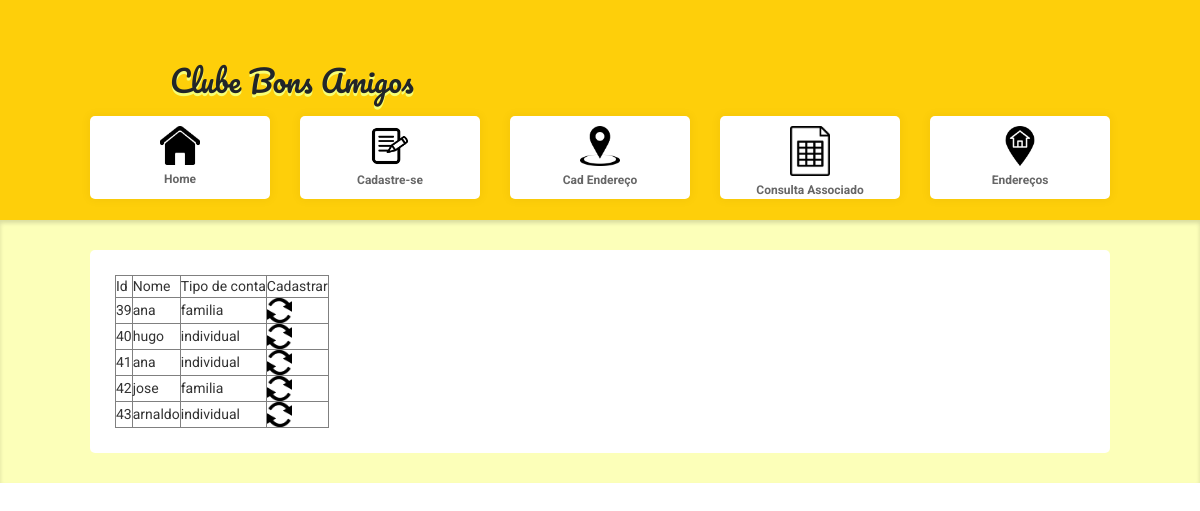
The app's page /trabalho/cadendereço.php with its own data.
### tables this page shows
CREATE TABLE `dados_usario` (
  `id` int(11) NOT NULL,
  `nome` varchar(220) NOT NULL,
  `email` varchar(220) NOT NULL,
  `tipo_de_conta` varchar(200) NOT NULL,
  `valor_mensalidade` int(200) NOT NULL
);

### trabalho/cadendereço.php (the view, shortened to what this page needs)
<!DOCTYPE html>
<html>
<head>
	<link rel="stylesheet" href="assets/css/style.css?<?= filectime('assets/css/style.css'); ?>">
	<link rel="stylesheet" href="https://stackpath.bootstrapcdn.com/bootstrap/4.5.0/css/bootstrap.min.css">
</head>
<body>
	<div id="all">
		<header>
			<div id="center">
				<div class="logo">
					<span>Clube Bons Amigos</span>
				</div>
				<ul>
					<a href="index.html">
						<li style="margin-left: 0;">
							<img src="assets/img/icon-home.png" alt="">
							<span>Home</span>
						</li>
					</a>
                    <a href="form.html">
						<li>
							<img src="assets/img/icon-1.png" alt="">
							<span>Cadastre-se</span>
						</li>
					</a>
					<a href="cadendereço.php">
						<li>
							<img src="assets/img/icon-endereço.png" alt="">
							<span>Cad Endereço</span>
						</li>
					</a>
					<a href="consulta.php" >
						<li>
							<img src="assets/img/icon-2.png" alt="">
							<span>Consulta Associado</span>
						</li>
					</a>
					<a href="endereco.php" >
						<li>
							<img src="assets/img/icon-3.png" alt="">
							<span>Endereços</span>
						</li>
					</a>
				</ul>
			</div>
		</header>
		<div class="bg">
			<div id="center">
				<div class="content">
                <?php
						require("conexao.php");
						$sql = "select * from dados_usario";
						$resultado = mysqli_query($conexao, $sql);
	echo"<table border='1'>";
	echo "<tr> 	<td> Id </td>
					<td> Nome </td>
					<td> Tipo de conta</td>
					<td> Cadastrar</td>
			</tr>";
	while($row = mysqli_fetch_array($resultado)) {
		echo "<tr> 	<td>".$row["id"]."</td>
					<td>".$row["nome"]."</td>
					<td>".$row["tipo_de_conta"]."</td>
					<td><a href='casa.php?id=".$row["id"]."'><img height='25px' width='25px' src='ede.icon.png'></a> </td>
</tr>"
		;
	}
    ?>
	</div>
</body>
</html>

### trabalho/assets/css/style.css (style rules this page uses)
* { margin: 0; padding: 0; }
a { text-decoration: none;color: inherit; }
div, ul, li, p { list-style: none; box-sizing: border-box; }
body { background: #E9EBEE; font-family: 'Roboto' !important; }
#center { width: 1020px; float: none; margin: 0 auto; position: relative; }
.logo { float: left; -webkit-touch-callout: none; -webkit-user-select: none; -khtml-user-select: none; -moz-user-select: none; -ms-user-select: none; user-select: none; }
.logo span { font-size: 30px; margin-top: 58px; float: left; font-family: 'Pacifico', cursive; text-shadow: 0 3px 0 #F6FE74; }
#all { width: 100%; height: 100%; position: absolute; }
#all header { width: 100%; height: 220px; float: left; background: rgba(254, 207, 10, 1); }
#all ul { width: 100%; float: left; margin-bottom: 40px; margin-top: 13px; }
#all ul li { width: calc((100% - 120px) / 5); height: 83px; background: #FFF; float: left; margin-left: 30px; border-radius: 5px; box-shadow: 0 0 8px 3px rgba(0,0,0,0.03); transition: .2s; cursor: pointer; }
#all ul li img { width: 40px; margin-left: calc(50% - 20px); margin-top: 10px; float: left; }
#all ul li span { width: 100%; float: left; text-align: center; font-size: 12px; color: #666666; font-weight: 700; line-height: 28px; }
#all .bg { width: 100%; min-height: 200px; background: #FCFFB9; float: left; box-shadow: inset 0 3px 4px rgba(0,0,0,0.14); padding: 30px; }
#all .bg .content { width: 100%; height: 100%; background: #FFF; float: left; border-radius: 5px; padding: 25px; font-size: 14px; color: #333333; text-align: justify; }

### records on screen
dados_usario: id "39", nome "ana", tipo_de_conta "familia"
dados_usario: id "40", nome "hugo", tipo_de_conta "individual"
dados_usario: id "41", nome "ana", tipo_de_conta "individual"
dados_usario: id "42", nome "jose", tipo_de_conta "familia"
dados_usario: id "43", nome "arnaldo", tipo_de_conta "individual"
